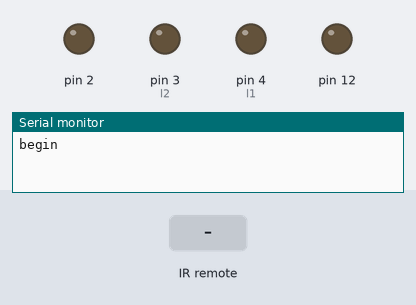
Simulated run of this sketch. Board: Arduino Uno, built with avr-gcc and run on an emulated ATmega328P. Shown: output pins drawn as LEDs (lit = HIGH), the last lines printed to the serial monitor. The test bench sets the inputs (shaded band). Pins used as bus, display or sensor lines are not drawn.

Above: at 1.2 s.
1.3 s: infrared code 0xBAD3529A received
At 1.6 s:
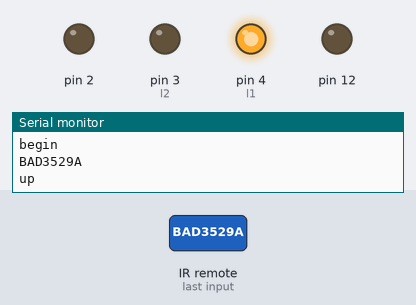
2.8 s: infrared code 0x4B3DE971 received
At 4.0 s:
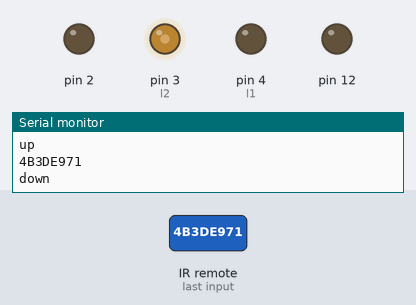
4.3 s: infrared code 0xD397D03E received
At 5.1 s:
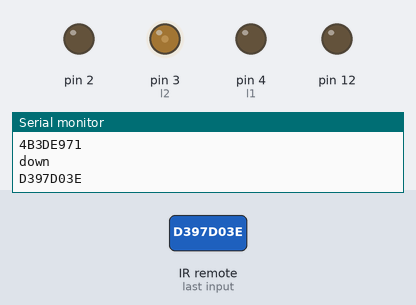
5.8 s: infrared code 0xD397D03D received
At 6.3 s:
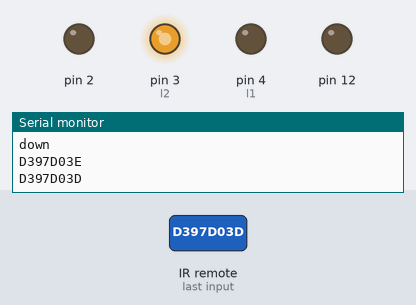
Timing chart, 0 to 8.3 s (numbered marks = the images above; inputs shaded):
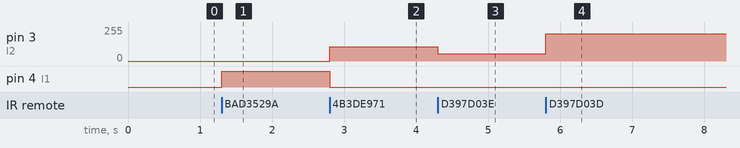

The sketch:

car1.ino
```cpp
#include <IRremote.h>
int RECV_PIN = 11;
boolean red=false;
IRrecv re(RECV_PIN);
decode_results results;
#define r1 6
#define r2 5
#define l1 4
#define l2 3

#define st 0x1FAEC0E9
#define up 0xBAD3529A
#define dw 0x4B3DE971
#define rt 0x86496FDA
#define lt 0x2AC4BB31
#define ur 0xDB37230C
#define ul 0xDB37230F
#define dr 0xD397D03E
#define dl 0xD397D03D

void setmotor(int B, int A) {
  if (A > 0) {
    //analogWrite(rs, A);
    analogWrite(r1, A);
    digitalWrite(r2, LOW);
  } else if (A < 0) {
    //analogWrite(rs, abs(A));
    digitalWrite(r1, LOW);
    analogWrite(r2, A);
  } else {
    //analogWrite(rs, 0);
    digitalWrite(r1, LOW);
    digitalWrite(r2, LOW);
  }
  if (B > 0) {
    //analogWrite(ls, B);
    analogWrite(l1, B);
    digitalWrite(l2, LOW);
  } else if (B < 0) {
    //analogWrite(ls, abs(B));
    digitalWrite(l1, LOW);
    analogWrite(l2, B);
  } else {
    //analogWrite(ls, 0);
    digitalWrite(l1, LOW);
    digitalWrite(l2, LOW);
  }
}
void setup() {
  // put your setup codree here, to run once:
  Serial.begin(9600);
  re.blink13(true);
  re.enableIRIn();
  Serial.println("begin");
  for (int i = 2; i < 7; i++) {
    pinMode(i, OUTPUT);
  }
  pinMode(12,OUTPUT);

}

void loop() {

    // put your main code here, to run repeatedly:
    if (re.decode(&results)) {
		Serial.println(results.value,HEX);
      switch(results.value){
		case up:   //前進
			Serial.println("up");
			setmotor(150, 150);
			delay(0);
			break;
        case dw:   //後退
			Serial.println("down");
			setmotor(-150, -150);
			delay(0);

			break;
		case rt:   //右轉
			setmotor(-150, 150);
			delay(0);
			break;
        case lt:    //左轉
			setmotor(150, -150);
			delay(0);
			break;
		case ur:	//右上
			setmotor(50,200);
			break;
		case ul:  	//左上
			setmotor(200,50);
			break;
		case dr:	//右下
			setmotor(-200,-50);
			break;
		case dl:	//左下
			setmotor(-50,-200);
			break;
      default:   //停車
      setmotor(0, 0);
      break;
      }
      delay(0);
      re.resume();
  }

}
```

Measured:
- after the input at 1.3 s, pin 4 (l1): LOW → HIGH at once
- after the input at 2.8 s, pin 3 (l2): 0/255 → 106/255 at once; pin 4 (l1): HIGH → LOW at once
- after the input at 4.3 s, pin 3 (l2): 106/255 → 56/255 at once
- after the input at 5.8 s, pin 3 (l2): 56/255 → 206/255 at once
